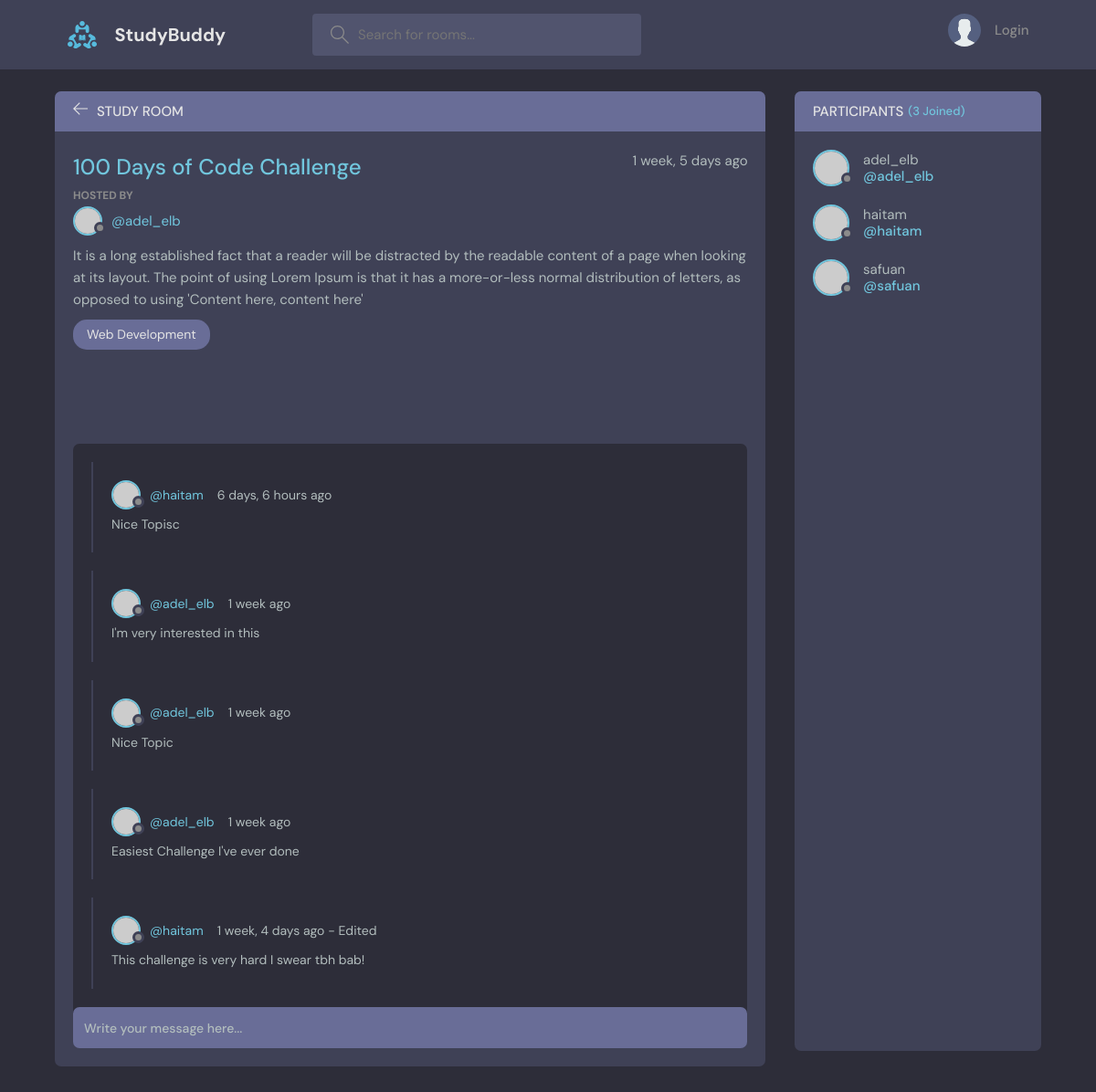
The app's page /room/2/, older data.
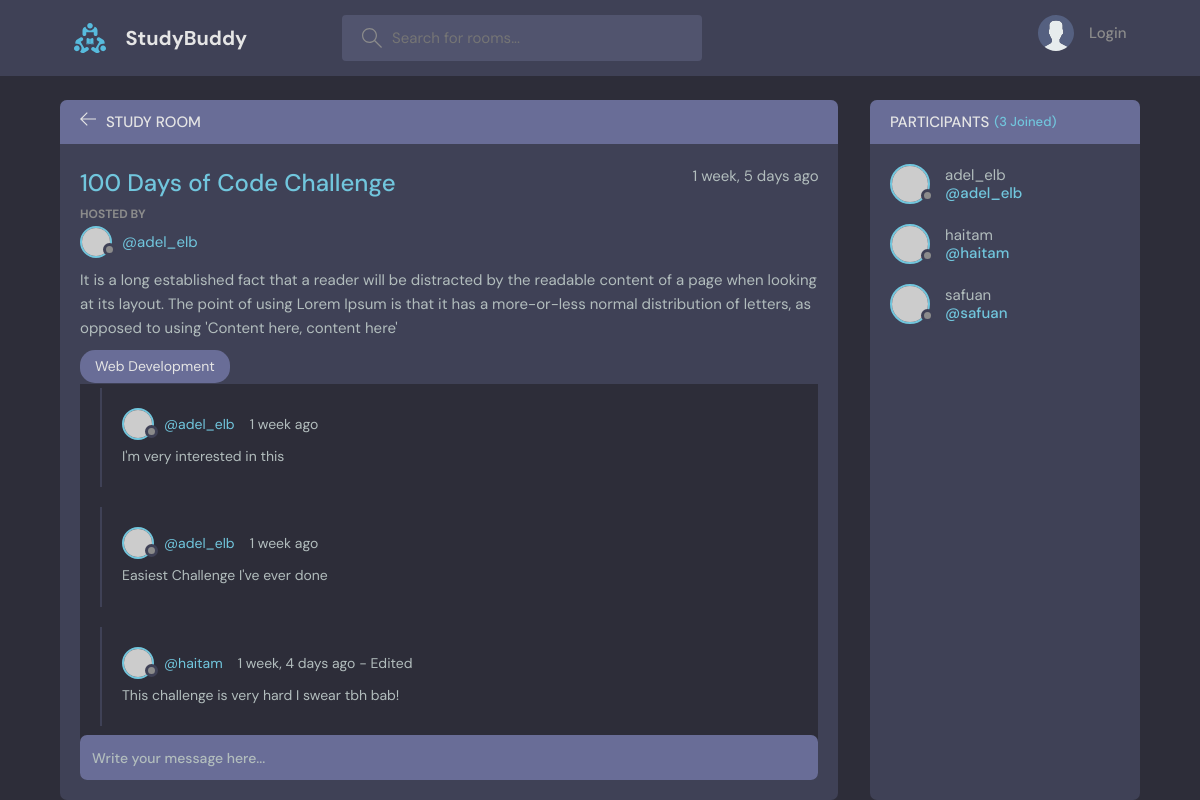
The same page, newer data.
### base/models.py (models this page shows, shortened)
class Message(models.Model):
    user = models.ForeignKey(User, on_delete=models.CASCADE)
    room = models.ForeignKey(Room, on_delete=models.CASCADE)
    body = models.TextField()
    updated = models.DateTimeField(auto_now=True)
    created = models.DateTimeField(auto_now_add=True)
    edited = models.BooleanField(default=False)
    class Meta:
        ordering = ['-created']

### base/views.py (the view, shortened to what this page needs)
# urls.py: path('room/<str:id>/', views.room, name='room'),
def room(request, id):
    room = Room.objects.get(id=int(id))
    room_messages = room.message_set.all().order_by('-created')
    participants = room.participants.all()
    context = {
        'room': room,
        'room_messages': room_messages,
        'participants': participants
    }
    return render(request, 'base/room.html', context)

### base/templates/base/room.html (shortened to what this page needs)
{% extends 'main.html' %}
{% block content %}
<main class="profile-page layout layout--2">
  <div class="container">
    <div class="room">
      <div class="room__top">
        <div class="room__topLeft">
          <a href="{{ request.META.HTTP_REFERER }}">
            <svg version="1.1" xmlns="http://www.w3.org/2000/svg" width="32" height="32" viewBox="0 0 32 32">
              <title>arrow-left</title>
              <path
                d="M13.723 2.286l-13.723 13.714 13.719 13.714 1.616-1.611-10.96-10.96h27.625v-2.286h-27.625l10.965-10.965-1.616-1.607z"
              ></path>
            </svg>
          </a>
          <h3>Study Room</h3>
        </div>
      </div>
      <div class="room__box scroll">
        <div class="room__header scroll">
          <div class="room__info">
            <h3>{{ room.name }}</h3>
            <span>{{ room.created | timesince }} ago</span>
          </div>
          <div class="room__hosted">
            <p>Hosted By</p>
            <a href="{% url 'profile' room.host.id %}" class="room__author">
              <div class="avatar avatar--small">
                <img src="https://randomuser.me/api/portraits/men/37.jpg" />
              </div>
              <span>@{{ room.host.username }}</span>
            </a>
          </div>
          <div class="room__details">
            {{ room.description }}
          </div>
          <span class="room__topics">{{ room.topic.name }}</span>
        </div>
        <div class="room__conversation">
          <div class="threads scroll">
            {% for message in room_messages %}
            <div class="thread">
              <div class="thread__top">
                <div class="thread__author">
                  <a href="{% url 'profile' message.user.id %}" class="thread__authorInfo">
                    <div class="avatar avatar--small">
                      <img src="https://randomuser.me/api/portraits/men/37.jpg" />
                    </div>
                    <span>@{{ message.user.username }}</span>
                  </a>
                  {% if message.edited %}
                    <span class="thread__date">{{ message.created | timesince }} ago - Edited</span>
                  {% else %}
                    <span class="thread__date">{{ message.created | timesince }} ago</span>
                  {% endif %}
                </div>
              </div>
              <div class="thread__details">
                {{ message.body }}
              </div>
            </div>
            {% endfor %}
          </div>
        </div>
      </div>
      <div class="room__message">
        <form method="POST" action="">
          <input name="body" placeholder="Write your message here..." /></form>
      </div>
    </div>
    <div class="participants">
      <h3 class="participants__top">Participants <span>({{ participants.count }} Joined)</span></h3>
      <div class="participants__list scroll">
        {% for user in participants %}
        <a href="{% url 'profile' user.id %}" class="participant">
          <div class="avatar avatar--medium">
            <img src="https://randomuser.me/api/portraits/men/37.jpg" />
          </div>
          <p>
            {{ user.username }}
            <span>@{{ user.username }}</span>
          </p>
        </a>
        {% endfor %}
      </div>
    </div>
  </div>
</main>
{% endblock %}

Row changes from the older to the newer data that the page shows:
removed Message: user.username "haitam", created "6 days, 6 hours", body "Nice Topisc"
removed Message: user.username "adel_elb", created "1 week", body "Nice Topic"
